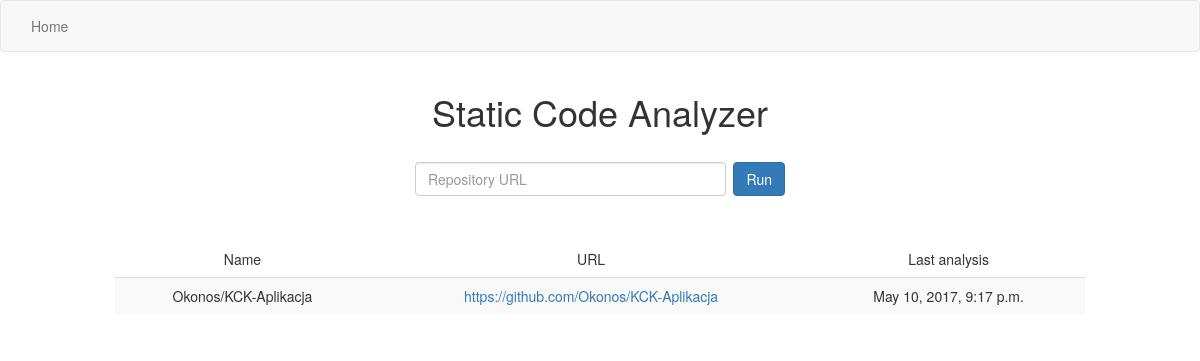
Before: / with the older database file.
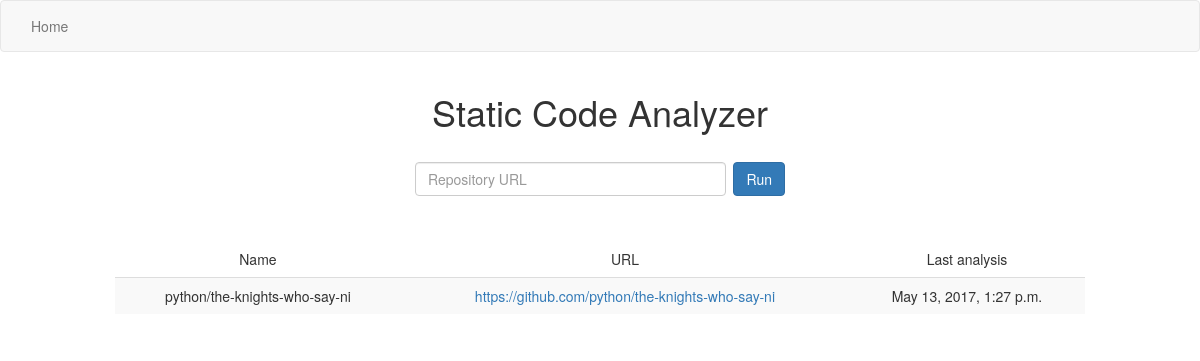
After: the same page with the newer database file.
### app/models.py (models this page shows)
class Repository(models.Model):
    name = models.CharField(max_length=100)
    url = models.URLField(validators=[validate_url])
    analysis_date = models.DateTimeField('last analysis date')

### app/views.py (the view, shortened to what this page needs)
# urls.py: url(r'^$', IndexView.as_view(), name='home'),
class IndexView(ListView, ModelFormMixin):
    model = Repository
    form_class = RepositoryForm
    template_name = 'app/index.html'
    context_object_name = 'repositories'
    paginate_by = 5
    def get(self, request, *args, **kwargs):
        self.object = None
        self.form = self.get_form(self.form_class)
        return ListView.get(self, request, *args, **kwargs)
    def get_context_data(self, **kwargs):
        context = super(IndexView, self).get_context_data(**kwargs)
        context['form'] = self.form
        return context

### app/forms.py
class RepositoryForm(forms.ModelForm):
    class Meta:
        model = Repository
        fields = ['url']

### app/templates/app/index.html (shortened to what this page needs)
{% extends "base.html" %}
{% block extra_head %}
    {% load bootstrap3 %}
    {% bootstrap_css %}
{% endblock extra_head %}
{% block body %}
    <div class="container-fluid">
        <div class="row">
            <div class="col-md-4 col-md-offset-4">
                <h1 class="text-center">Static Code Analyzer</h1>
                <br/>
                <form action="" method="post" class="form">
                    <div style="float: right">{% bootstrap_button 'Run' button_type='submit' button_class='btn-primary' %}</div>
                    <div style="overflow: hidden; padding-right: .5em">{% bootstrap_field form.url show_label=False placeholder='Repository URL' %}</div>
                </form>
            </div>
        </div>
        <div class="row" style="margin-top: 30px">
            <div class="col-md-10 col-md-offset-1">
                <table class="table table-striped table-hover">
                    <thead>
                    <tr>
                        <td>Name</td>
                        <td>URL</td>
                        <td>Last analysis</td>
                    </tr>
                    </thead>
                    <tbody>
                    {% for repo in repositories %}
                        <tr>
                            <td class="clickable" data-href="{% url 'app:detail' repo.id %}"
                                style="cursor: pointer">{{ repo.name }}</td>
                            <td><a href="{{ repo.url }}">{{ repo.url }}</a></td>
                            <td>{{ repo.analysis_date }}</td>
                        </tr>
                    {% empty %}
                        <tr>
                            <td colspan="100%" align="center">No repositories yet.</td>
                        </tr>
                    {% endfor %}
                    </tbody>
                </table>
            </div>
        </div>
    </div>
{% endblock body %}

### app/templates/base.html (shortened to what this page needs)
<!DOCTYPE html>
<html>
<head>
    {% load bootstrap3 %}
    {% bootstrap_css %}
    {% block extra_head %}
    {% endblock %}
</head>
<body>
    {% block navbar %}
        <nav class="navbar navbar-default role=navigation">
            <div class="container-fluid">
                <ul class="nav navbar-nav">
                    <li><a href="{% url 'app:home' %}">Home</a></li>
                </ul>
            </div>
        </nav>
    {% endblock %}
    {% block body %}
    {% endblock %}
</body>
</html>

### app/templates/app/index.html (style rules this page uses)
td { text-align: center; }

Changed rows visible on the page:
removed Repository: name "Okonos/KCK-Aplikacja", url "https://github.com/Okonos/KCK-Aplikacja", analysis_date "May 10, 2017, 9:17 p.m."
added Repository: name "python/the-knights-who-say-ni", url "https://github.com/python/the-knights-who-say-ni", analysis_date "May 13, 2017, 1:27 p.m."
